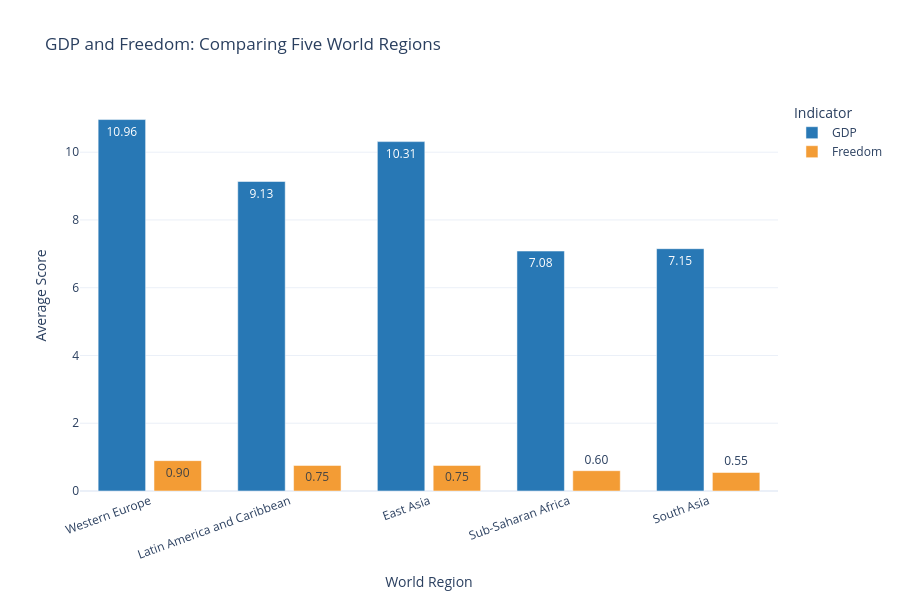

Notebook code for this chart:
### Markdown cell above
---
## Done? Stretch Goal

If you finish both tasks with time to spare, try this:

**Task 3 (stretch):** Build a **grouped bar chart** comparing 2 sub-factors (e.g. `GDP_per_capita` and `Freedom`) across the 5 most populated regions. Use colour meaningfully and write an insight title.

Regions to include: `'Western Europe'`, `'Latin America'`, `'East Asia'`, `'Sub-Saharan Africa'`, `'South Asia'`

### Code cell
# Task 3: Grouped Bar Chart

# Step 1: Select five regions
selected_regions = [
    'Western Europe',
    'Latin America and Caribbean',
    'East Asia',
    'Sub-Saharan Africa',
    'South Asia'
]

# Step 2: Calculate regional averages
region_comparison = (
    df[df['Region'].isin(selected_regions)]
    .groupby('Region')[['GDP', 'Freedom']]
    .mean()
    .reindex(selected_regions)
    .reset_index()
)

# Step 3: Convert data into long format
region_long = region_comparison.melt(
    id_vars='Region',
    value_vars=['GDP', 'Freedom'],
    var_name='Factor',
    value_name='Score'
)

# Step 4: Create grouped bar chart
fig = px.bar(
    region_long,
    x='Region',
    y='Score',
    color='Factor',
    barmode='group',
    color_discrete_map={
        'GDP': '#2878B5',
        'Freedom': '#F39C35'
    },
    title='GDP and Freedom: Comparing Five World Regions',
    labels={
        'Region': 'World Region',
        'Score': 'Average Score',
        'Factor': 'Indicator'
    },
    text_auto='.2f'
)

# Step 5: Customize chart
fig.update_layout(
    template='plotly_white',
    height=600,
    bargroupgap=0.15,
    xaxis_tickangle=-20,
    legend_title='Indicator'
)

fig.show()

### Figure 1 — Plotly figure (JSON) as saved in the notebook; plotly's stock layout.template omitted (floating-point values rounded to 4 significant figures)
{"data": [{"alignmentgroup": "True", "hovertemplate": "Indicator=GDP<br>World Region=%{x}<br>Average Score=%{y}<extra></extra>", "legendgroup": "GDP", "marker": {"color": "#2878B5", "pattern": {"shape": ""}}, "name": "GDP", "offsetgroup": "GDP", "orientation": "v", "showlegend": true, "textposition": "auto", "texttemplate": "%{y:.2f}", "type": "bar", "x": ["Western Europe", "Latin America and Caribbean", "East Asia", "Sub-Saharan Africa", "South Asia"], "xaxis": "x", "y": [10.96, 9.135, 10.31, 7.082, 7.152], "yaxis": "y"}, {"alignmentgroup": "True", "hovertemplate": "Indicator=Freedom<br>World Region=%{x}<br>Average Score=%{y}<extra></extra>", "legendgroup": "Freedom", "marker": {"color": "#F39C35", "pattern": {"shape": ""}}, "name": "Freedom", "offsetgroup": "Freedom", "orientation": "v", "showlegend": true, "textposition": "auto", "texttemplate": "%{y:.2f}", "type": "bar", "x": ["Western Europe", "Latin America and Caribbean", "East Asia", "Sub-Saharan Africa", "South Asia"], "xaxis": "x", "y": [0.8961, 0.7542, 0.754, 0.5994, 0.5463], "yaxis": "y"}], "layout": {"bargroupgap": 0.15, "barmode": "group", "height": 600, "legend": {"title": {"text": "Indicator"}, "tracegroupgap": 0}, "title": {"text": "GDP and Freedom: Comparing Five World Regions"}, "xaxis": {"anchor": "y", "domain": [0, 1], "tickangle": -20, "title": {"text": "World Region"}}, "yaxis": {"anchor": "x", "domain": [0, 1], "title": {"text": "Average Score"}}}}
